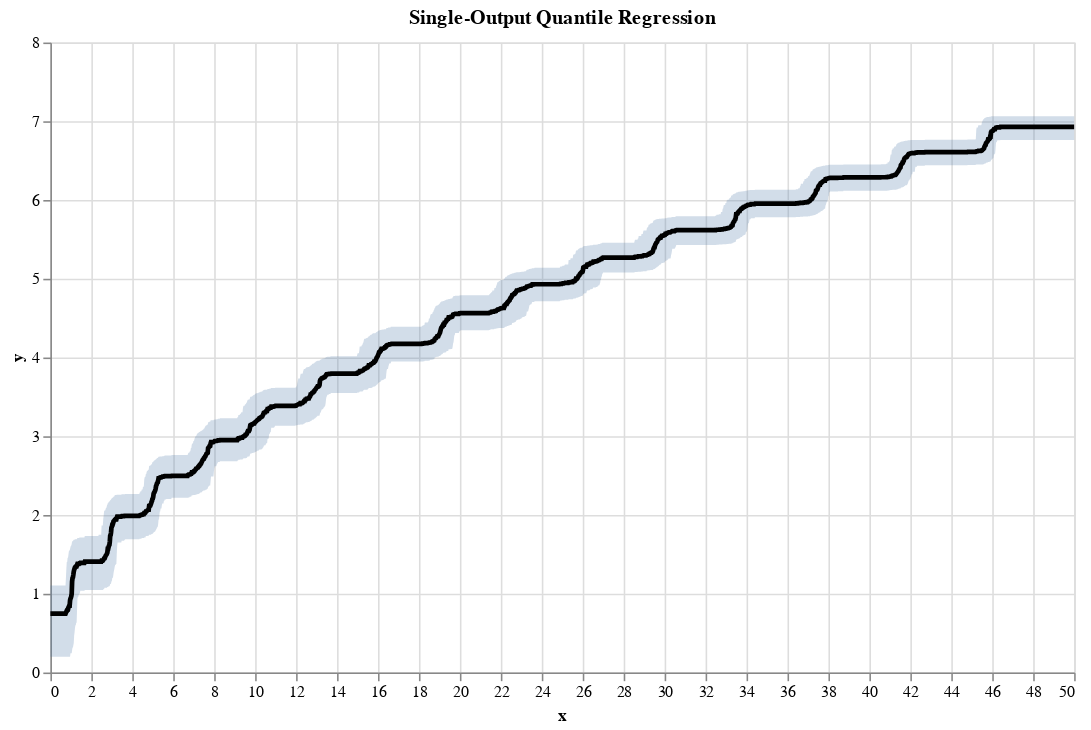

Notebook cell for this chart:
### Markdown cell above
##Single-Output Quantile Regression with Random Forests on Synthetic Data

In this demonstration, we showcase Single-Output Quantile Regression using Random Forests on a dataset generated from a simple function. The goal is to train the model to approximate the function \( y = \sqrt{x} \)
 and to determine prediction intervals (at quantiles 0.025 and 0.975) for each estimate (at the 0.5 quantile).

### Code cell
# Define the function to generate the target
def func(x):
    return x ** 0.5

n_samples = 2500
bounds = [0, 50]  # Adjusted domain

# Generate input data within the specified domain
X = np.linspace(*bounds, n_samples).reshape(-1, 1)
y = func(X).squeeze()  # Generate corresponding target values

# Split the dataset into training and testing sets
X_train, X_test, y_train, y_test = train_test_split(X, y, test_size=0.2, random_state=0)

# Initialize and fit the RandomForestQuantileRegressor for single output quantile regression
qrf = RandomForestQuantileRegressor(max_samples_leaf=None, max_depth=4, random_state=0)
qrf.fit(X_train, y_train)

# Get predictions at 95% prediction intervals and median
quantiles = [0.025, 0.5, 0.975]
y_pred = qrf.predict(X, quantiles=quantiles)

# Create a DataFrame for plotting
df = pd.DataFrame({
    "x": X.squeeze(),
    "y_true": y,
    "y_pred": y_pred[:, 1],
    "y_pred_low": y_pred[:, 0],
    "y_pred_upp": y_pred[:, 2],
})

# Define legend for plotting
legend = {"0": "#f2a619", "1": "#006aff"}

def plot_single_output_quantile_regression(df, legend):
    tooltip = [
        alt.Tooltip("x:Q", format=",.3f", title="X"),
        alt.Tooltip("y_true:Q", format=",.3f", title="True Y"),
        alt.Tooltip("y_pred:Q", format=",.3f", title="Predicted Y"),
        alt.Tooltip("y_pred_low:Q", format=",.3f", title="Predicted Lower Y"),
        alt.Tooltip("y_pred_upp:Q", format=",.3f", title="Predicted Upper Y"),
    ]

    line = (
        alt.Chart(df)
        .mark_line(color="black", size=3)
        .encode(
            x=alt.X("x:Q", scale=alt.Scale(nice=False), title="x"),
            y=alt.Y("y_pred:Q", title="y"),
            tooltip=tooltip,
        )
    )

    area = (
        alt.Chart(df)
        .mark_area(opacity=0.25)
        .encode(
            x=alt.X("x:Q", scale=alt.Scale(nice=False), title="x"),
            y=alt.Y("y_pred_low:Q", title="y"),
            y2=alt.Y2("y_pred_upp:Q", title=None),
            tooltip=tooltip,
        )
    )

    chart = (
        (area + line)
        .configure_range(category=alt.RangeScheme(list(legend.values())))
        .properties(height=400, width=650, title="Single-Output Quantile Regression")
    )

    return chart

chart = plot_single_output_quantile_regression(df, legend)
chart

### Figure 1 — Vega-Lite specification as saved in the notebook (floating-point values rounded to 4 significant figures; data arrays with more than 128 entries replaced by an {"elided": "..."} marker saying what was removed)
{"config": {"view": {"continuousWidth": 400, "continuousHeight": 300}, "range": {"category": ["#f2a619", "#006aff"]}}, "layer": [{"mark": {"type": "area", "opacity": 0.25}, "encoding": {"tooltip": [{"field": "x", "format": ",.3f", "title": "X", "type": "quantitative"}, {"field": "y_true", "format": ",.3f", "title": "True Y", "type": "quantitative"}, {"field": "y_pred", "format": ",.3f", "title": "Predicted Y", "type": "quantitative"}, {"field": "y_pred_low", "format": ",.3f", "title": "Predicted Lower Y", "type": "quantitative"}, {"field": "y_pred_upp", "format": ",.3f", "title": "Predicted Upper Y", "type": "quantitative"}], "x": {"field": "x", "scale": {"nice": false}, "title": "x", "type": "quantitative"}, "y": {"field": "y_pred_low", "title": "y", "type": "quantitative"}, "y2": {"field": "y_pred_upp", "title": null}}}, {"mark": {"type": "line", "color": "black", "size": 3}, "encoding": {"tooltip": [{"field": "x", "format": ",.3f", "title": "X", "type": "quantitative"}, {"field": "y_true", "format": ",.3f", "title": "True Y", "type": "quantitative"}, {"field": "y_pred", "format": ",.3f", "title": "Predicted Y", "type": "quantitative"}, {"field": "y_pred_low", "format": ",.3f", "title": "Predicted Lower Y", "type": "quantitative"}, {"field": "y_pred_upp", "format": ",.3f", "title": "Predicted Upper Y", "type": "quantitative"}], "x": {"field": "x", "scale": {"nice": false}, "title": "x", "type": "quantitative"}, "y": {"field": "y_pred", "title": "y", "type": "quantitative"}}}], "data": {"name": "data-eb017b038c85f6e16840f5e29c844398"}, "height": 400, "title": "Single-Output Quantile Regression", "width": 650, "$schema": "https://vega.github.io/schema/vega-lite/v4.17.0.json", "datasets": {"data-eb017b038c85f6e16840f5e29c844398": {"elided": "2500 records"}}}
